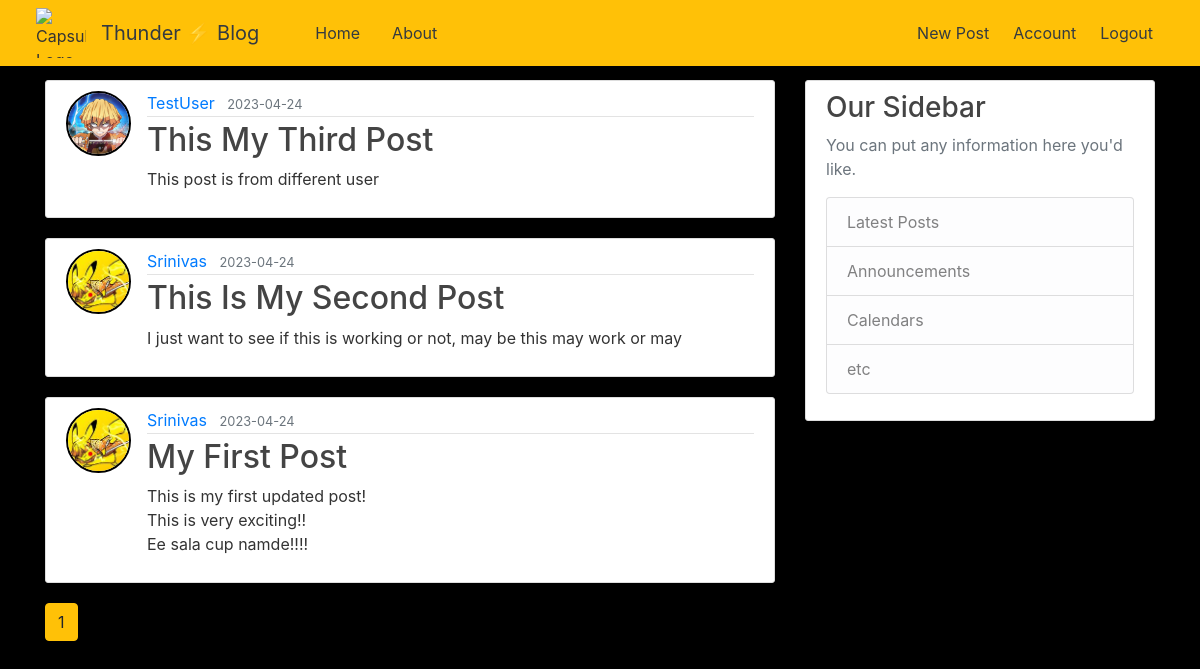
The page /home (signed in) on the database as committed earlier.
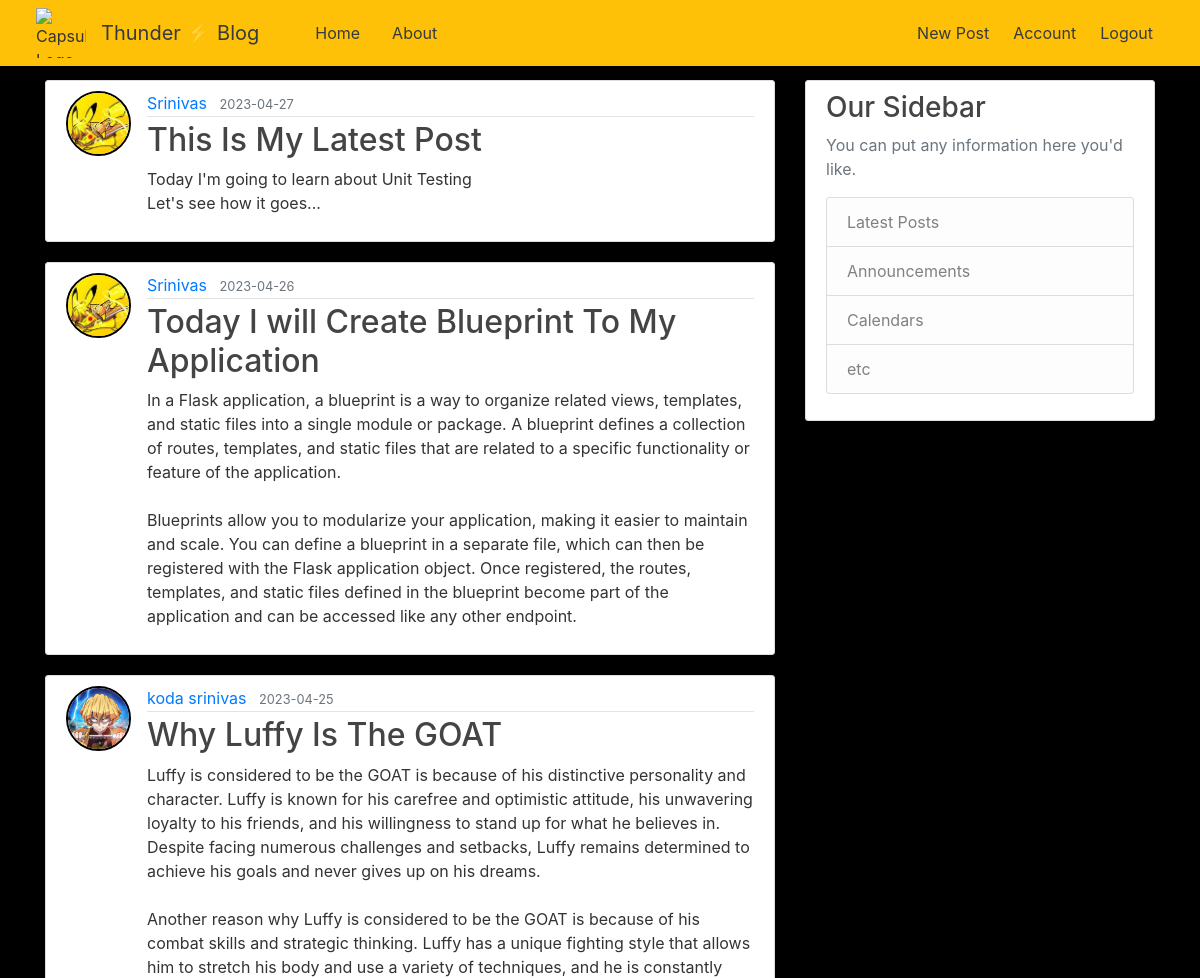
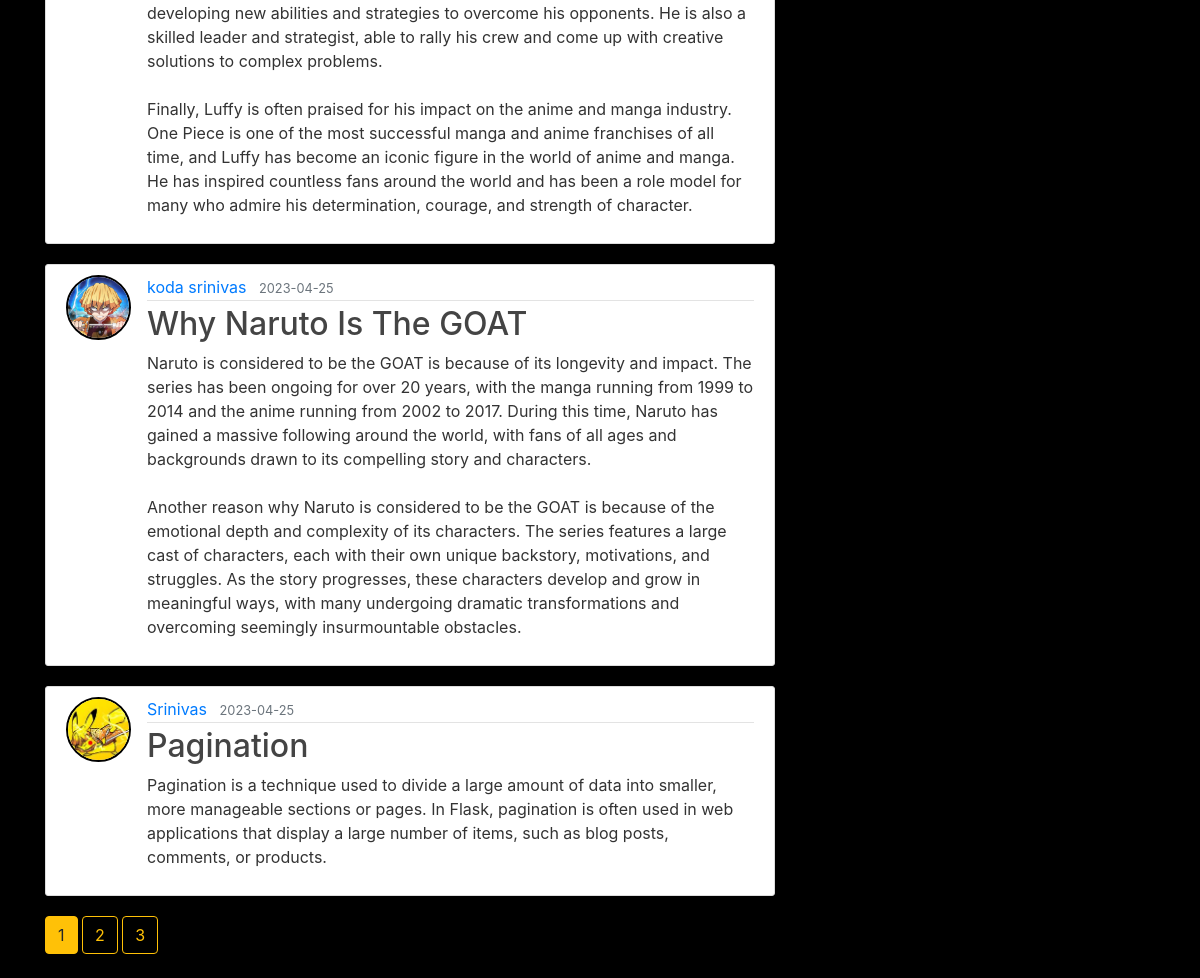
The same page on the database as committed later (2 pictures, top to bottom).
### flaskblog/models.py (models this page shows, shortened)
class Post(db.Model):
    id = db.Column(db.Integer, primary_key=True)
    title = db.Column(db.String(100), nullable=False)
    date_posted = db.Column(db.DateTime, nullable=False, default=datetime.utcnow)
    content = db.Column(db.Text, nullable=False)
    user_id = db.Column(db.Integer, db.ForeignKey('user.id'), nullable=False)

class User(db.Model, UserMixin):
    id = db.Column(db.Integer, primary_key=True)
    username = db.Column(db.String(20), unique=True, nullable=False)
    email = db.Column(db.String(120), unique=True, nullable=False)
    image_file = db.Column(db.String(20), nullable=False, default='default.jpg')
    password = db.Column(db.String(60), nullable=False)
    posts = db.relationship('Post', backref='author', lazy=True)

### flaskblog/main/routes.py (the view)
@main.route("/")
@main.route("/home")
def home():
    page = request.args.get("page", 1, type=int)
    posts = Post.query.order_by(Post.date_posted.desc()).paginate(page=page, per_page=5)
    return render_template("home.html", posts=posts)

### flaskblog/models.py (called while the page is built)
@login_manager.user_loader
def load_user(user_id):
    return User.query.get(int(user_id))

### flaskblog/templates/home.html
{% extends "layout.html" %}
{% block content %}
    {% for post in posts.items %}
        <article class="media content-section">
        <img class="rounded-circle article-img" style="border: 2px solid black;" src="{{ url_for('static', filename='profile_pics/' + post.author.image_file) }}">
          <div class="media-body">
            <div class="article-metadata">
              <a class="mr-2" href="{{ url_for('users.user_posts', username=post.author.username) }}">{{ post.author.username }}</a>
              <small class="text-muted">{{ post.date_posted.strftime('%Y-%m-%d') }}</small>
            </div>
            <h2><a class="article-title" href="{{ url_for('posts.post', post_id=post.id) }}">{{ post.title }}</a></h2>
            <p class="article-content">{{ post.content }}</p>
          </div>
        </article>
    {% endfor %}
    {% for page_num in posts.iter_pages(left_edge=1, right_edge=1, left_current=1, right_current=2) %}
        {% if page_num %}
          {% if posts.page == page_num %}
            <a class="btn btn-warning mb-4" href="{{ url_for('main.home', page=page_num)}}">{{ page_num }}</a>
          {% else %}
            <a class="btn btn-outline-warning mb-4" href="{{ url_for('main.home', page=page_num)}}">{{ page_num }}</a>
          {% endif %}
        {% else %}
          ...
        {% endif %}
    {% endfor %}
{% endblock content %}

Rows that differ between the two databases and show on the page:
removed Post: image_file (placeholder picture), author.username "TestUser", date_posted "2023-04-24", title "This My Third Post", content "This post is from different user"
removed Post: image_file (picture), author.username "Srinivas", date_posted "2023-04-24", title "This Is My Second Post", content "I just want to see if this is working or not, may be this may work or may"
removed Post: image_file (picture), author.username "Srinivas", date_posted "2023-04-24", title "My First Post", content "This is my first updated post! This is very exciting!! Ee sala cup namde!!!!"
added Post: image_file (picture), author.username "Srinivas", date_posted "2023-04-27", title "This Is My Latest Post", content "Today I'm going to learn about Unit Testing Let's see how it goes..."
added Post: image_file (picture), author.username "Srinivas", date_posted "2023-04-26", title "Today I will Create Blueprint To My Application", content "In a Flask application, a blueprint is a way to organize related views, templates, and static files into a single module or package. A blueprint defines a collection of routes, templates, and static files that are related to a specific functionality or feature of the application. Blueprints allow you to modularize your application, making it easier to maintain and scale. You can define a blueprint in a separate file, which can then be registered with the Flask application object. Once registered, the routes, templates, and static files defined in the blueprint become part of the application and can be accessed like any other endpoint."
added Post: image_file (placeholder picture), author.username "koda srinivas", date_posted "2023-04-25", title "Why Luffy Is The GOAT", content "Luffy is considered to be the GOAT is because of his distinctive personality and character. Luffy is known for his carefree and optimistic attitude, his unwavering loyalty to his friends, and his willingness to stand up for what he believes in. Despite facing numerous challenges and setbacks, Luffy remains determined to achieve his goals and never gives up on his dreams. Another reason why Luffy is considered to be the GOAT is because of his combat skills and strategic thinking. Luffy has a unique fighting style that allows him to stretch his body and use a variety of techniques, and he is constantly developing new abilities and strategies to overcome his opponents. He is also a skilled…"
added Post: image_file (placeholder picture), author.username "koda srinivas", date_posted "2023-04-25", title "Why Naruto Is The GOAT", content "Naruto is considered to be the GOAT is because of its longevity and impact. The series has been ongoing for over 20 years, with the manga running from 1999 to 2014 and the anime running from 2002 to 2017. During this time, Naruto has gained a massive following around the world, with fans of all ages and backgrounds drawn to its compelling story and characters. Another reason why Naruto is considered to be the GOAT is because of the emotional depth and complexity of its characters. The series features a large cast of characters, each with their own unique backstory, motivations, and struggles. As the story progresses, these characters develop and grow in meaningful ways, with many undergoing…"
added Post: image_file (picture), author.username "Srinivas", date_posted "2023-04-25", title "Pagination", content "Pagination is a technique used to divide a large amount of data into smaller, more manageable sections or pages. In Flask, pagination is often used in web applications that display a large number of items, such as blog posts, comments, or products."
Other text that changed with them:
new list line: "2"
new list line: "3"
